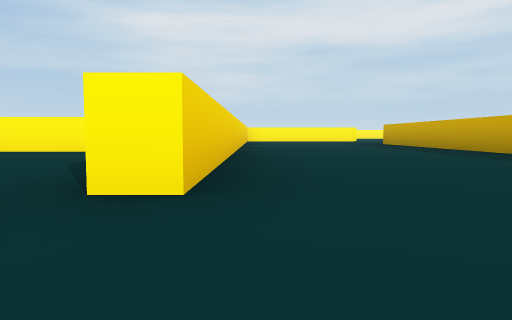
view 1 (above)

24 first-person views from a walk through a 3-D level made in the Unity game engine. The camera is 0.25 m above the floor, tilts 4° down and sees 70° across. The floor is counted in squares, 1 m on a side. Each view is taken from the middle of a square. On the plan, view 1 faces up. The plan holds only what a view shows up to about 9 squares ahead; the rest is blank. The place goes on beyond the plan. The player character is not drawn.

view 2
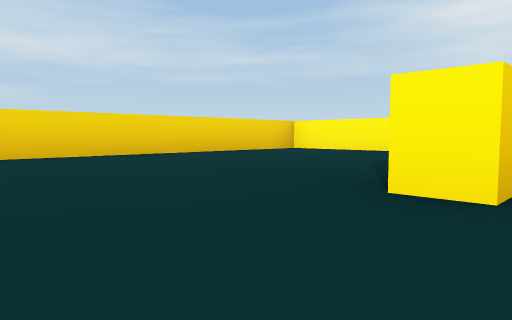

view 3
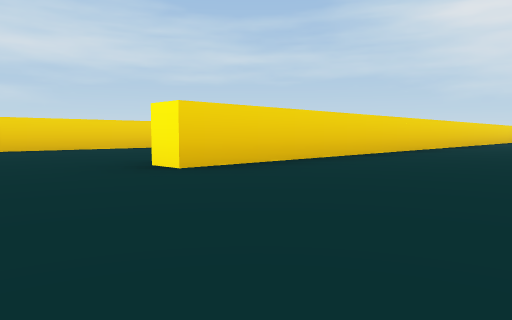

view 4
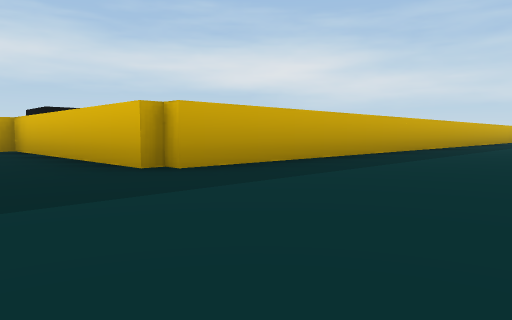

view 5
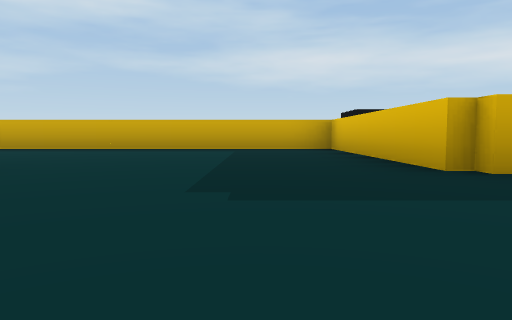

view 6
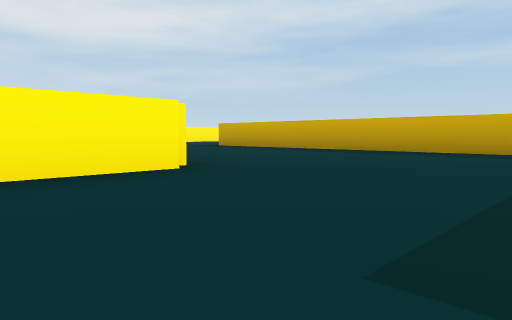

view 7
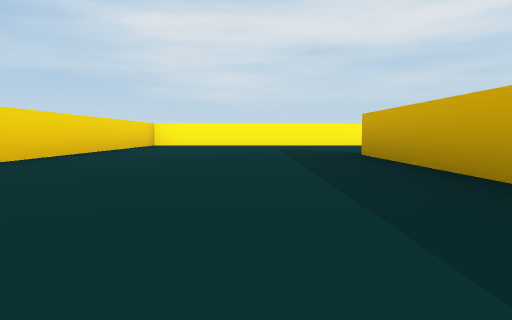

view 8
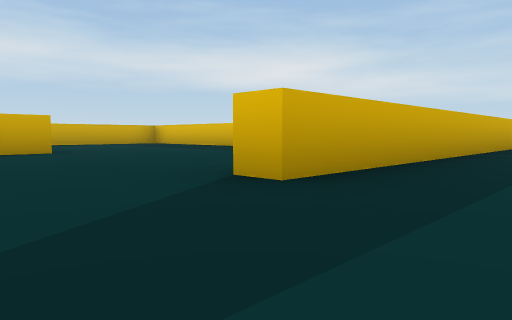

view 9
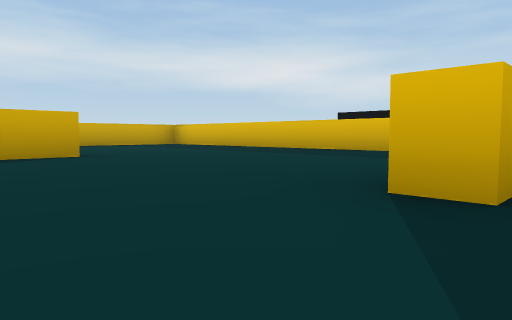

view 10
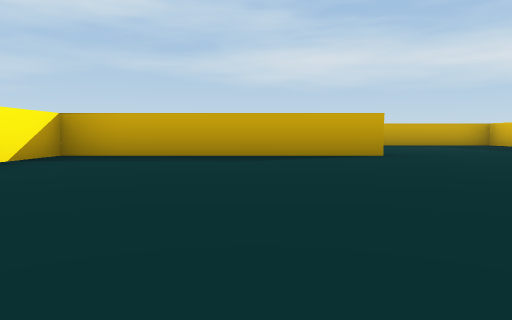

view 11
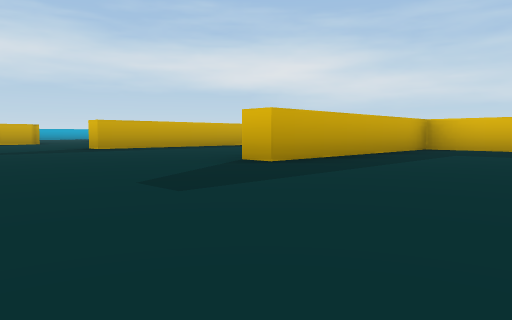

view 12
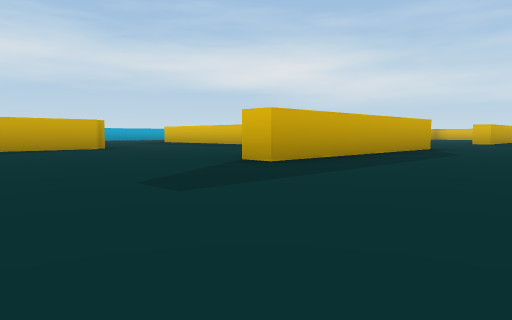

view 13
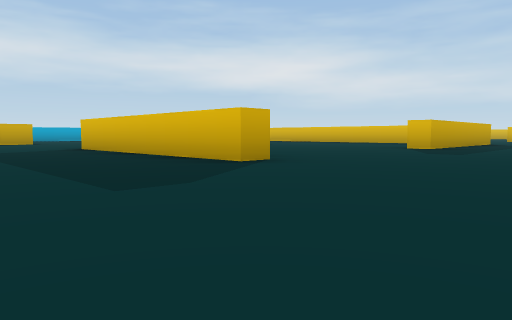

view 14
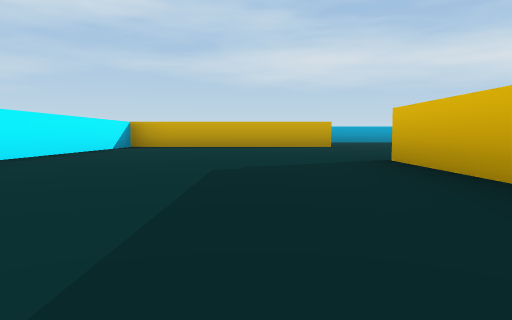

view 15
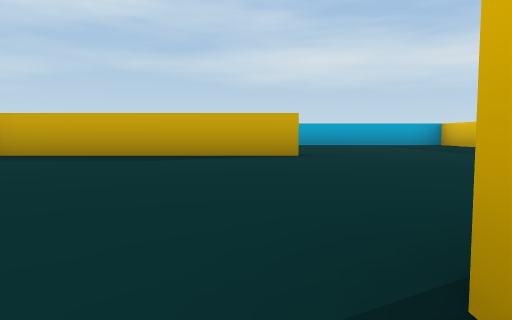

view 16
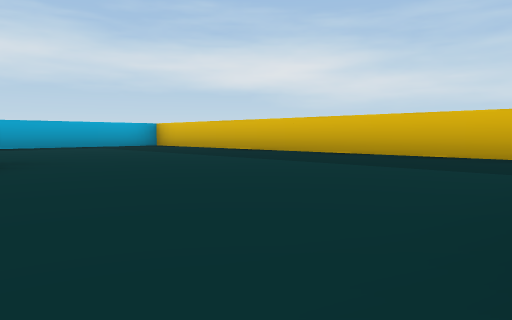

view 17
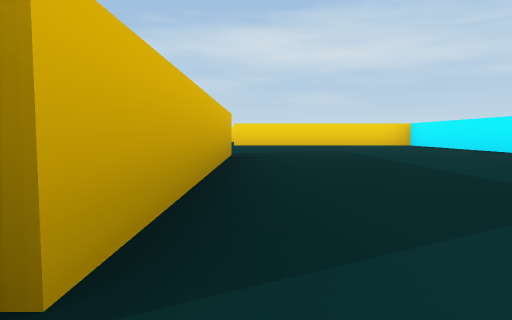

view 18
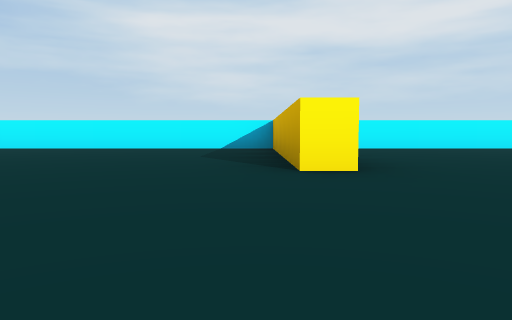

view 19
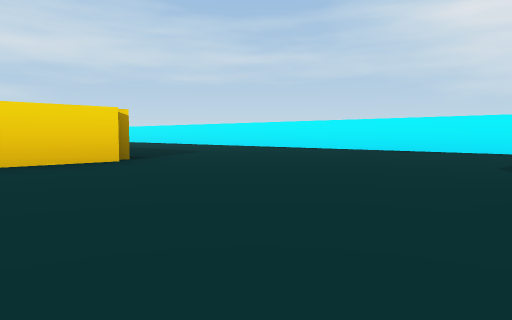

view 20
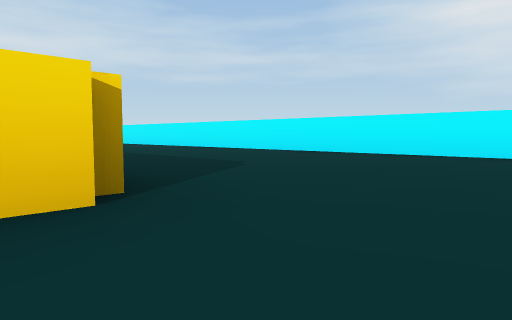

view 21
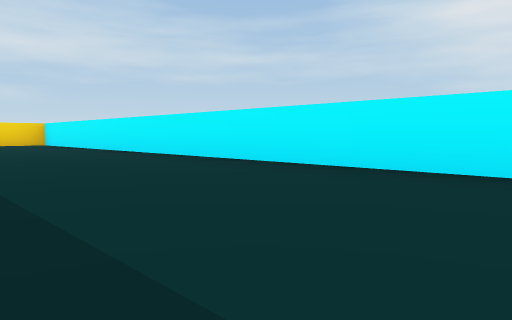

view 22
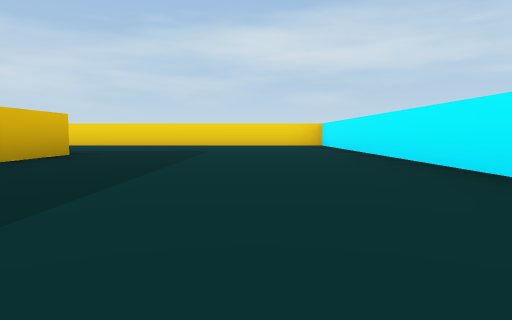

view 23
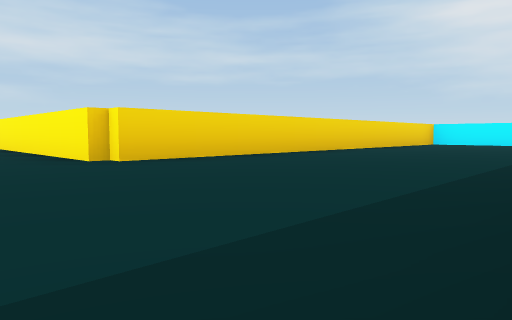

view 24
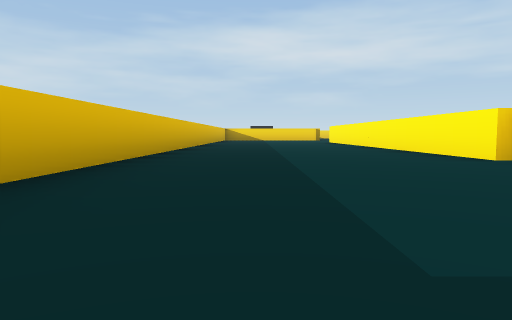

### Floor plan
Points are (right, up) in squares from view 1. A wall is a line through its corners. A room is listed if a view was taken in it or the views show most of it. See-through windows are left out.
Room 1 (views 1, 2)
walls: (-0.3, 1.5) (-0.8, 1.5); (-2.4, 5.3) (-4.3, 5.3) (-4.3, 0.8)
ways out: opening at (0, 0.5) to room 2
Room 2 (views 3, 4, 5, 6, 7, 8, 9, 10, 11, 12, 13, 14, 15, 16, 17, 18, 19, 20, 21, 22, 23, 24)
walls: (19.3, 13.4) (19.3, 17.5) (19.8, 17.5); (11.3, 17.4) (11.3, 21.3) (10.2, 21.3); (23.3, 17.5) (23.3, 19); (9.4, 13.7) (15.3, 13.7) (15.3, 17.5) (15.8, 17.5); (19.5, 21.2) (19.5, 21.7) (23.5, 21.7); (24.8, 17.7) (31.5, 17.7) (31.5, 21); (11.7, 21.6) (11.7, 20.5); (8.5, 21.3) (3.7, 21.3) (3.7, 16.2); (19.6, 25.5) (15.7, 25.5) (15.7, 21.5) (15.3, 21.5) (15.3, 25.5) (-0.3, 25.5) (-0.3, 17.3) (-4.5, 17.3); (27.3, 21.4) (27.3, 25.5) (23.5, 25.5); (3.5, 13.3) (2.4, 13.3); (3.5, 21.7) (4.8, 21.7); (-0.3, 10.5) (-0.3, 1.5); (3.3, 0.5) (3.3, 9.7) (7.3, 9.7) (7.3, 17.5) (7.8, 17.5); (-4.5, 13.7) (1.2, 13.7)
ways out: opening at (0, 0.5) to room 1

Where each view was taken, in squares from view 1:
view 1: 0 up, 0 right, facing up
view 2: 0 up, 0 right, facing up-left
view 3: 0 up, 2 right, facing up-left
view 4: 11 up, 1 right, facing down-right
view 5: 11 up, 1 right, facing right
view 6: 11 up, 2 right, facing up-right
view 7: 13 up, 6 right, facing up
view 8: 19 up, 6 right, facing down-right
view 9: 19 up, 7 right, facing down-right
view 10: 19 up, 7 right, facing right
view 11: 20 up, 13 right, facing down-right
view 12: 20 up, 17 right, facing down-right
view 13: 24 up, 17 right, facing down-right
view 14: 23 up, 20 right, facing right
view 15: 22 up, 23 right, facing right
view 16: 22 up, 24 right, facing down-right
view 17: 22 up, 24 right, facing left
view 18: 19 up, 15 right, facing up
view 19: 20 up, 15 right, facing up-left
view 20: 21 up, 13 right, facing up-left
view 21: 23 up, 9 right, facing up-left
view 22: 24 up, 8 right, facing left
view 23: 16 up, 3 right, facing up-left
view 24: 15 up, 3 right, facing left
